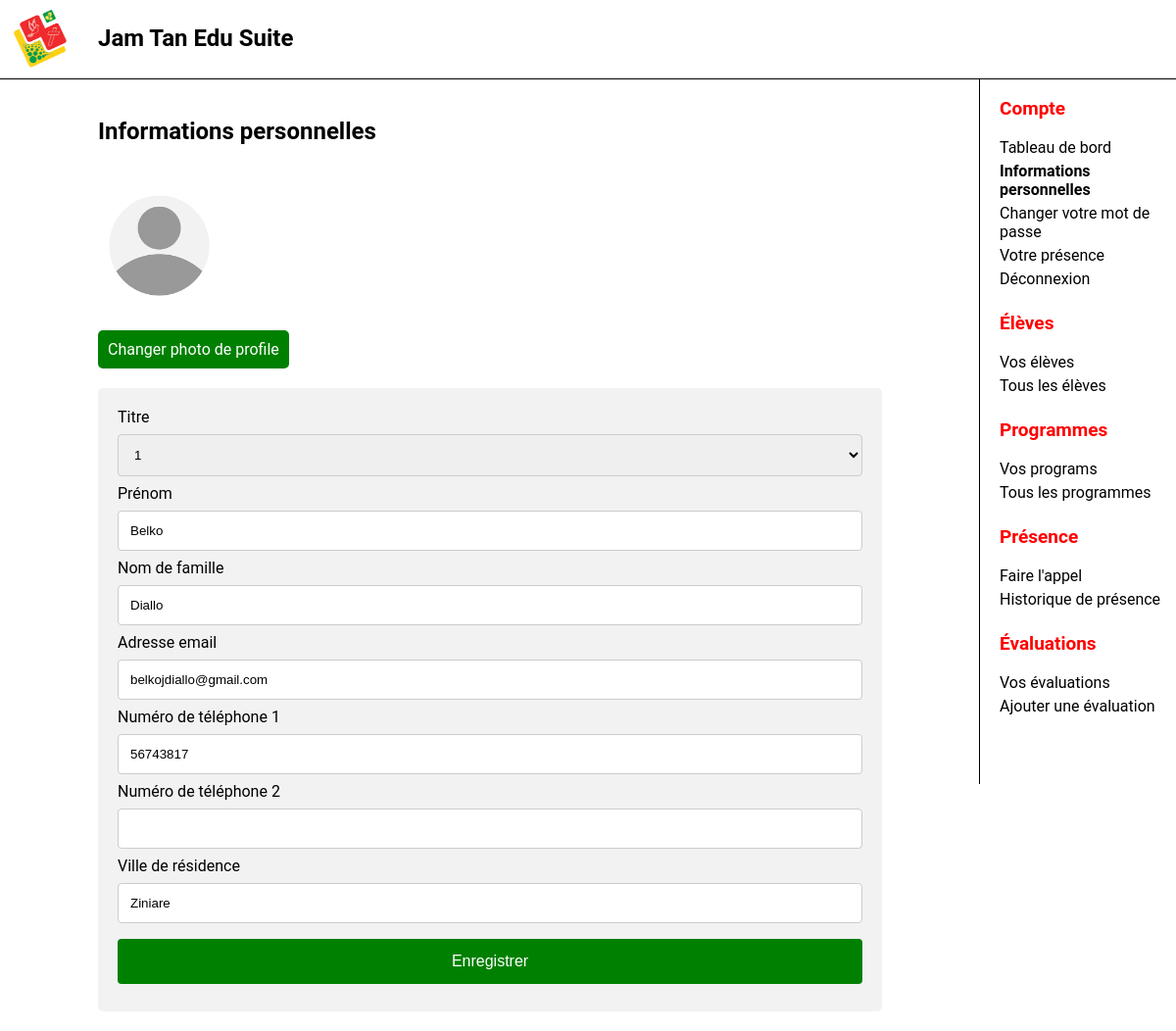
Page /views/PersonalDetails.php (signed in) on the earlier database version.
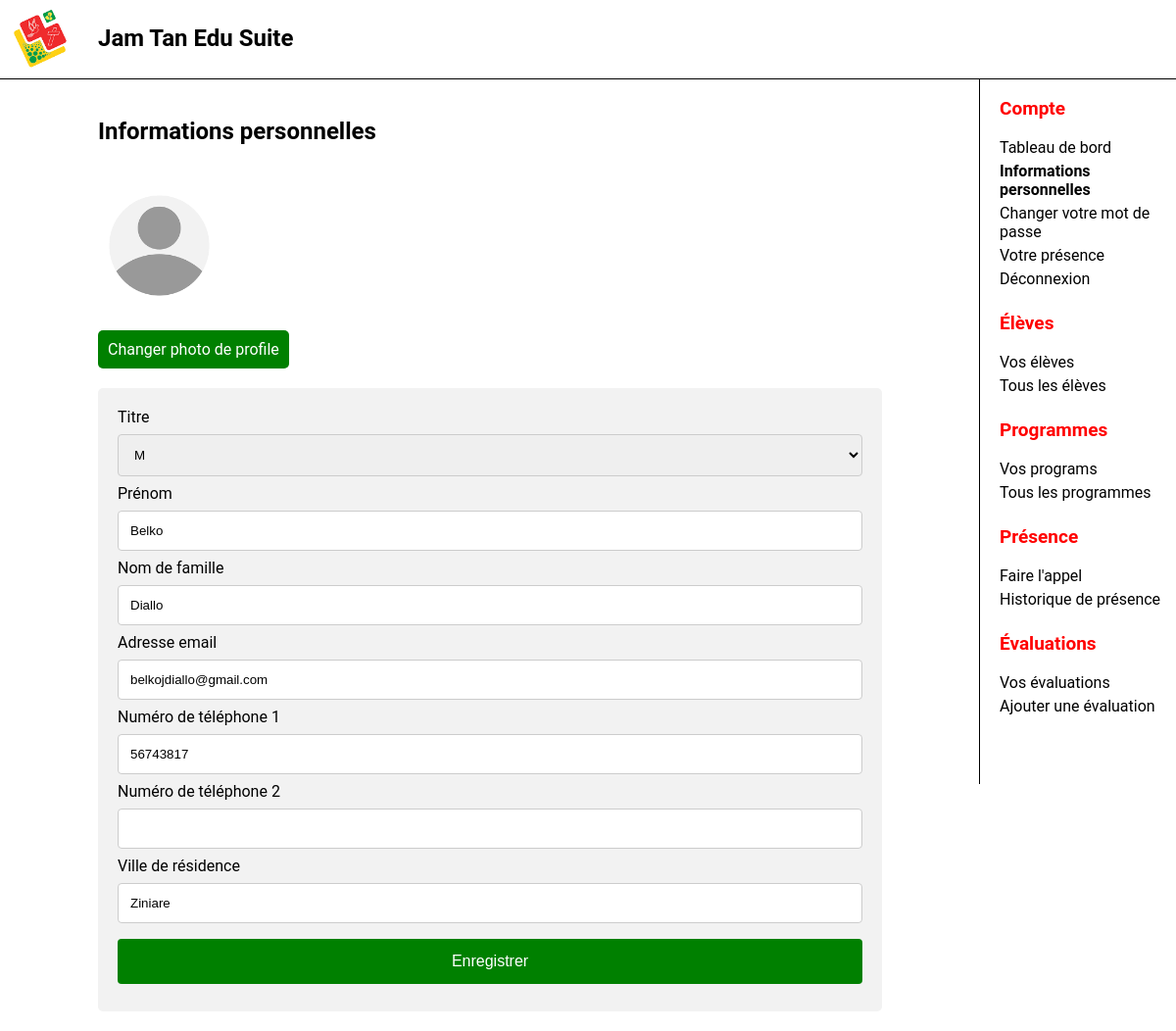
Same page on the later database version.
### tables this page shows
CREATE TABLE Staff (
StaffID INTEGER NOT NULL PRIMARY KEY AUTO_INCREMENT,
StaffFirstName VARCHAR(60) NOT NULL,
StaffLastName VARCHAR(60) NOT NULL,
StaffTitle ENUM("Mr", "Mrs", "Ms") NOT NULL,
Town VARCHAR(100) NOT NULL,
StaffContact1 VARCHAR(8) NOT NULL,
StaffContact2 VARCHAR(8),
Email VARCHAR(255),
StaffPicture VARCHAR(255) NOT NULL DEFAULT "default.jpg",
StaffPassword VARCHAR(255) NOT NULL,
StaffAccessLevel ENUM("Teacher", "Administrator")
);

### locales/Translate.php (called while the page is built, shortened)
<?php
class Translate{
    private $Language;
    public function __construct(Language $Language)
    {
        $this->Language = $Language;
    }
    public function Translate(?string $word = null)
    {
        $word = $word ?? '';
        if ($word == ''){
            return $word;
        }
        else {
            return $this->Language->GetEquivalent($word);
        }
    }
}
?>

### locales/French.php (called while the page is built)
<?php
class French implements Language {
    public function GetEquivalent($word): string {
        $dictionary = [
            "January" => "Janvier",
            "February" => "Février",
            "March" => "Mars",
            "April" => "Avril",
            "May" => "Mai",
            "June" => "Juin",
            "July" => "Juillet",
            "August" => "Août",
            "September" => "Septembre",
            "October" => "Octobre",
            "November" => "Novembre",
            "December"=> "Décembre",
            "Mr" => "M",
            "Mrs" => "Mme",
            "Ms" => "Mlle",
            "Pass" => "Réussite",
            "Fail" => "Échec",
            "Present" => "Présent",
            "Absent" => "Absent",
            "Exam" => "Examen",
            "Assignment" => "Devoir",
            "Open book Exam" => "Examen à livre ouvert",
        ];
        return $dictionary[$word] ?? $word;
    }
}
?>

### views/PersonalDetails.php (the view, shortened to what this page needs)
<?php
require("../controllers/db.php");
require_once("../locales/French.php");
require_once("../locales/Translate.php");
$French = new Translate (new French);
$AccountID = $_SESSION['AccountID'];
$SearchAccount = $conn->prepare("SELECT *
FROM Staff WHERE StaffID = ?");
$SearchAccount->execute([$AccountID]);
$Account = $SearchAccount->fetch(PDO::FETCH_ASSOC);
?>
<!DOCTYPE html>
<html lang="en">
<head>
    <link rel="stylesheet" href="css/form.css">
    <link rel="stylesheet" href="css/ProfilePicture.css">
    <link rel="stylesheet" href="css/AddBtn.css">
</head>
<body>
    <div id="main">
        <h2>Informations personnelles</h2>
        <img class="profile-picture" id="profile-picture" src="../StaffImages/<?= htmlspecialchars($Account["StaffPicture"]);?>" onerror="this.onerror=null; this.src='../StaffImages/default.jpg';">
        <div class="add-btn-container">
            <a href="UploadProfilePicture.php" class="add-btn">Changer photo de profile</a>
        </div>
        <div class="form-container">
            <form action="" method="POST">
                <label for="Title">Titre</label>
                <select name="Title">
                    <option value="<?= $Account["StaffTitle"]; ?>" hidden><?= $French->Translate($Account["StaffTitle"]);?></option>
                </select>
                <label for="FirstName">Prénom</label>
                <input type="text" name="FirstName" value="<?= htmlspecialchars($Account["StaffFirstName"]);?>">
                <label for="LastName">Nom de famille</label>
                <input type="text" name="LastName" value="<?= htmlspecialchars($Account["StaffLastName"]);?>">
                <label for="Email">Adresse email</label>
                <input type="text" name="Email" value="<?= htmlspecialchars($Account["Email"]);?>">
                <label for="PhoneNumber1">Numéro de téléphone 1</label>
                <input type="text" name="PhoneNumber1" value="<?= htmlspecialchars($Account["StaffContact1"]);?>">
                <label for="PhoneNumber2">Numéro de téléphone 2</label>
                <input type="text" name="PhoneNumber2" value="<?= htmlspecialchars($Account["StaffContact2"]);?>">
                <label for="Town">Ville de résidence</label>
                <input type="text" name="Town" value="<?= htmlspecialchars($Account["Town"]);?>">
                <input type="submit" value="Enregistrer">
            </form>
        </div>
    </div>
</body>
</html>

### nav/nav.css (style rules this page uses)
html, body { margin: 0; padding: 0; font-family: 'Roboto', sans-serif; }
#logo { height: 70px; position: fixed; }
#topbar { top: 0; z-index: 1; width: 100vw; height: 70px; position: fixed; background-color: white; display: flex; border-bottom: thin solid; padding: 5px; }
#app_title { position: fixed; margin-left: 95px; display: block; }
#main { padding-top: 100px; margin-right: 300px; margin-left: 100px; }
#sidebar_menu { position: fixed; width: 200px; padding-top: 80px; border-left:solid black; border-width: thin; height: calc(100vh - 80px); overflow-y: auto; right: 0px; }
#sidebar_menu a { text-decoration: none; font-size: 16px; padding-bottom: 5px; color: black; display: block; padding-left: 20px; }
#sidebar_menu p { color: red; font-weight: bold; font-size: 19px; padding-left: 20px; }
h2 { padding-bottom: 20px; }
#topbar { visibility: visible; }
#sidebar_menu { display: block; }

### views/css/form.css (style rules this page uses)
.form-container { padding-bottom: 20px; }
form { border-radius: 5px; background-color: #f2f2f2; padding: 20px; }
label { display: block; }
input { width: 100%; padding: 12px; margin: 8px 0; display: inline-block; border: 1px solid #ccc; border-radius: 4px; box-sizing: border-box; }
select { width: 100%; padding: 12px; margin: 8px 0; display: inline-block; border: 1px solid #ccc; border-radius: 4px; box-sizing: border-box; }
input[type=submit] { width: 100%; background-color: green; color: white; padding: 14px; margin: 8px 0; border: none; border-radius: 4px; cursor: pointer; font-size: 16px; }

### views/css/ProfilePicture.css (style rules this page uses)
.profile-picture { height: 125px; width: 125px; border-radius: 50%; object-fit: cover; object-position: center; margin-bottom: 20px; }

### views/css/AddBtn.css (style rules this page uses)
.add-btn-container { width: 100%; display: flex; margin-bottom: 20px; }
.add-btn { background-color: green; padding: 10px; text-decoration: none; color: white; display: block; text-align: center; border-radius: 5px; width: fit-content; right: 0; }

### views/PersonalDetails.php (style rules this page uses)
#s_personal_details { font-weight: bold; }

Differences in the rows shown:
changed staff "Belko": Title "1" → "M"
